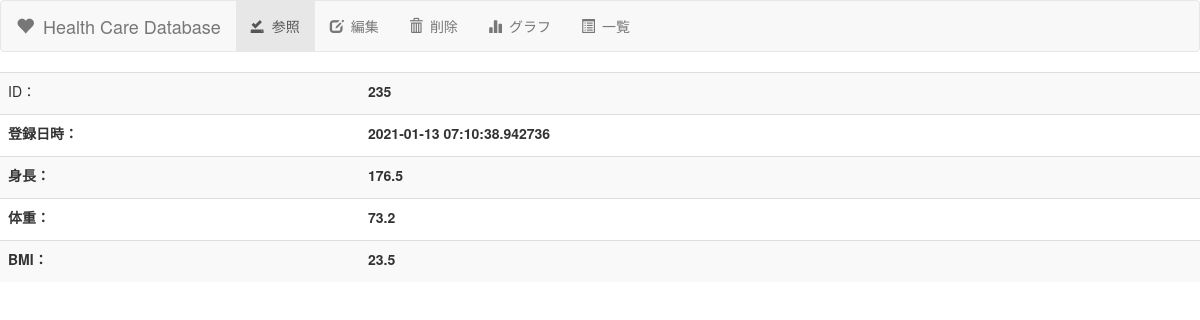
Page /detail/235 on the committed database.
### tables this page shows
CREATE TABLE health(
                          data_id INTEGER PRIMARY KEY AUTOINCREMENT
                        , regist_datetime TEXT
                        , height FLOAT
                        , weight FLOAT
                        , bmi FLOAT);

### web_health_manage.py (the view)
@app.route('/detail/<int:id>', methods=['GET'])
def get_detail(id):
    health = db_util.select_by_key(id)
    return render_template('web_health_detail.html', health=health)

### lib/com_db.py (called while the page is built)
    def select_by_key(self, data_id):
        conn = sqlite3.connect(self.db_file)
        curs = conn.cursor()
        select = '''SELECT
                    data_id
                        , regist_datetime
                        , height
                        , weight
                        , bmi
                    FROM
                        health
                    WHERE
                        data_id = ?'''
        curs.execute(select, (data_id,))
        row = curs.fetchone()
        curs.close()
        health = Health(row[0], row[1], row[2], row[3], row[4])
        conn.close()
        return health

### templates/web_health_detail.html (shortened to what this page needs)
<!DOCTYPE html>
<html lang="ja">
	<head>
		<link href="https://maxcdn.bootstrapcdn.com/bootstrap/3.3.1/css/bootstrap.min.css" rel="stylesheet">
	</head>
    <body>
        <nav class="navbar navbar-default">
            <div class="container-fluid">
                <div class="navbar-header">
                    <a class="navbar-brand" href="/list"><span class="glyphicon glyphicon-heart" aria-hidden="true"></span>&ensp;Health Care Database</a>
                </div>
                <div class="collapse navbar-collapse" id="navbarHealth">
                    <ul class="nav navbar-nav">
                        <li class="active"><a href="#"><span class="glyphicon glyphicon-saved" aria-hidden="true"></span>&ensp;参照</a></li>
                        <li><a href="/edit/{{ health.data_id }}"><span class="glyphicon glyphicon-edit" aria-hidden="true"></span>&ensp;編集</a></li>
                        <li><a href="/delete/{{ health.data_id }}"><span class="glyphicon glyphicon-trash" aria-hidden="true"></span>&ensp;削除</a></li>
                        <li><a href="/graph"><span class="glyphicon glyphicon-stats" aria-hidden="true"></span>&ensp;グラフ</a></li>
                        <li><a href="/list"><span class="glyphicon glyphicon-list-alt" aria-hidden="true"></span>&ensp;一覧</a></li>
                    </ul>
                </div>
            </div>
        </nav>
        <div class="table-responsive">
            <form method="post" action="/edit">
                <table class="table table-striped" width="70%">
                    <tr>
                        <td width="30%">ID：</td>
                        <td width="70%">
                            <label>{{ health.data_id }}</label>
                        </td>
                    </tr>
                    <tr>
                        <th>登録日時：</td>
                        <td>
                            <label>{{ health.regist_datetime }}</label>
                        </td>
                    </tr>
                    <tr>
                        <th>身長：</td>
                        <td>
                            <label>{{ health.height }}</label>
                        </td>
                    </tr>
                    <tr>
                        <th>体重：</td>
                        <td>
                            <label>{{ health.weight }}</label>
                        </td>
                    </tr>
                    <tr>
                        <th>BMI：</td>
                        <td>
                            <label>{{ health.bmi }}</label>
                        </td>
                    </tr>
                </table>
            </form>
        </div>
    </body>
</html>

### rows in the picture
health: data_id "235", regist_datetime "2021-01-13 07:10:38.942736", height "176.5", weight "73.2", bmi "23.5"
